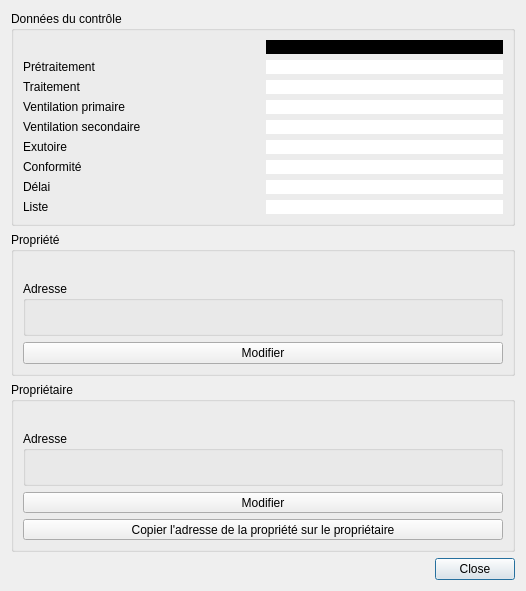
<?xml version="1.0" encoding="UTF-8"?>
<ui version="4.0">
 <class>CcpaSpancDossierViewDlg</class>
 <widget class="QDialog" name="CcpaSpancDossierViewDlg">
  <property name="geometry">
   <rect>
    <x>0</x>
    <y>0</y>
    <width>522</width>
    <height>586</height>
   </rect>
  </property>
  <property name="windowTitle">
   <string>Vue de dossier</string>
  </property>
  <layout class="QGridLayout" name="gridLayout">
   <item row="1" column="0">
    <widget class="QGroupBox" name="groupBox">
     <property name="title">
      <string>Données du contrôle</string>
     </property>
     <layout class="QGridLayout" name="gridLayout_2">
      <item row="6" column="0">
       <widget class="QLabel" name="label_6">
        <property name="text">
         <string>Conformité</string>
        </property>
       </widget>
      </item>
      <item row="5" column="1">
       <widget class="QLabel" name="label_exutoire">
        <property name="styleSheet">
         <string notr="true">background-color: rgb(255, 255, 255);</string>
        </property>
        <property name="frameShadow">
         <enum>QFrame::Sunken</enum>
        </property>
        <property name="text">
         <string/>
        </property>
       </widget>
      </item>
      <item row="7" column="0">
       <widget class="QLabel" name="label_7">
        <property name="text">
         <string>Délai</string>
        </property>
       </widget>
      </item>
      <item row="6" column="1">
       <widget class="QLabel" name="label_conformite">
        <property name="styleSheet">
         <string notr="true">background-color: rgb(255, 255, 255);</string>
        </property>
        <property name="frameShadow">
         <enum>QFrame::Sunken</enum>
        </property>
        <property name="text">
         <string/>
        </property>
       </widget>
      </item>
      <item row="7" column="1">
       <widget class="QLabel" name="label_delai">
        <property name="styleSheet">
         <string notr="true">background-color: rgb(255, 255, 255);</string>
        </property>
        <property name="frameShadow">
         <enum>QFrame::Sunken</enum>
        </property>
        <property name="text">
         <string/>
        </property>
       </widget>
      </item>
      <item row="4" column="1">
       <widget class="QLabel" name="label_ventil2">
        <property name="styleSheet">
         <string notr="true">background-color: rgb(255, 255, 255);</string>
        </property>
        <property name="frameShadow">
         <enum>QFrame::Sunken</enum>
        </property>
        <property name="text">
         <string/>
        </property>
       </widget>
      </item>
      <item row="2" column="0">
       <widget class="QLabel" name="label">
        <property name="text">
         <string>Traitement</string>
        </property>
       </widget>
      </item>
      <item row="1" column="1">
       <widget class="QLabel" name="label_pretraitement">
        <property name="autoFillBackground">
         <bool>false</bool>
        </property>
        <property name="styleSheet">
         <string notr="true">background-color: rgb(255, 255, 255);</string>
        </property>
        <property name="frameShadow">
         <enum>QFrame::Sunken</enum>
        </property>
        <property name="text">
         <string/>
        </property>
       </widget>
      </item>
      <item row="2" column="1">
       <widget class="QLabel" name="label_traitement">
        <property name="styleSheet">
         <string notr="true">background-color: rgb(255, 255, 255);</string>
        </property>
        <property name="frameShadow">
         <enum>QFrame::Sunken</enum>
        </property>
        <property name="text">
         <string/>
        </property>
       </widget>
      </item>
      <item row="3" column="0">
       <widget class="QLabel" name="label_3">
        <property name="text">
         <string>Ventilation primaire</string>
        </property>
       </widget>
      </item>
      <item row="3" column="1">
       <widget class="QLabel" name="label_ventil1">
        <property name="styleSheet">
         <string notr="true">background-color: rgb(255, 255, 255);</string>
        </property>
        <property name="frameShadow">
         <enum>QFrame::Sunken</enum>
        </property>
        <property name="text">
         <string/>
        </property>
       </widget>
      </item>
      <item row="4" column="0">
       <widget class="QLabel" name="label_4">
        <property name="text">
         <string>Ventilation secondaire</string>
        </property>
       </widget>
      </item>
      <item row="5" column="0">
       <widget class="QLabel" name="label_5">
        <property name="text">
         <string>Exutoire</string>
        </property>
       </widget>
      </item>
      <item row="8" column="1">
       <widget class="QLabel" name="label_liste">
        <property name="styleSheet">
         <string notr="true">background-color: rgb(255, 255, 255);</string>
        </property>
        <property name="frameShadow">
         <enum>QFrame::Sunken</enum>
        </property>
        <property name="text">
         <string/>
        </property>
       </widget>
      </item>
      <item row="1" column="0">
       <widget class="QLabel" name="label_2">
        <property name="text">
         <string>Prétraitement</string>
        </property>
       </widget>
      </item>
      <item row="8" column="0">
       <widget class="QLabel" name="label_8">
        <property name="text">
         <string>Liste</string>
        </property>
       </widget>
      </item>
      <item row="0" column="1">
       <widget class="QLabel" name="label_no">
        <property name="autoFillBackground">
         <bool>false</bool>
        </property>
        <property name="styleSheet">
         <string notr="true">color:rgb(0, 255, 127);
background-color: rgb(0, 0, 0);
font: 75 12pt &quot;Fixedsys&quot;;</string>
        </property>
        <property name="frameShadow">
         <enum>QFrame::Sunken</enum>
        </property>
        <property name="text">
         <string/>
        </property>
        <property name="alignment">
         <set>Qt::AlignCenter</set>
        </property>
        <property name="wordWrap">
         <bool>true</bool>
        </property>
        <property name="textInteractionFlags">
         <set>Qt::NoTextInteraction</set>
        </property>
       </widget>
      </item>
     </layout>
    </widget>
   </item>
   <item row="9" column="0">
    <widget class="QDialogButtonBox" name="buttonBox">
     <property name="orientation">
      <enum>Qt::Horizontal</enum>
     </property>
     <property name="standardButtons">
      <set>QDialogButtonBox::Close</set>
     </property>
    </widget>
   </item>
   <item row="2" column="0">
    <widget class="QGroupBox" name="groupBox_4">
     <property name="title">
      <string>Propriété</string>
     </property>
     <layout class="QVBoxLayout" name="verticalLayout_2">
      <item>
       <widget class="QLabel" name="label_propriete">
        <property name="text">
         <string/>
        </property>
       </widget>
      </item>
      <item>
       <widget class="QGroupBox" name="groupBox_2">
        <property name="minimumSize">
         <size>
          <width>480</width>
          <height>0</height>
         </size>
        </property>
        <property name="title">
         <string>Adresse</string>
        </property>
        <layout class="QGridLayout" name="gridLayout_3">
         <item row="1" column="0">
          <widget class="QLabel" name="label_adresse">
           <property name="text">
            <string/>
           </property>
          </widget>
         </item>
        </layout>
       </widget>
      </item>
      <item>
       <widget class="QPushButton" name="modifPropriete">
        <property name="text">
         <string>Modifier</string>
        </property>
       </widget>
      </item>
     </layout>
    </widget>
   </item>
   <item row="4" column="0">
    <widget class="QGroupBox" name="groupBox_3">
     <property name="title">
      <string>Propriétaire</string>
     </property>
     <layout class="QVBoxLayout" name="verticalLayout">
      <item>
       <widget class="QLabel" name="label_proprietaire">
        <property name="text">
         <string/>
        </property>
       </widget>
      </item>
      <item>
       <widget class="QGroupBox" name="groupBox_5">
        <property name="title">
         <string>Adresse</string>
        </property>
        <layout class="QVBoxLayout" name="verticalLayout_3">
         <item>
          <widget class="QLabel" name="label_adresseP">
           <property name="sizePolicy">
            <sizepolicy hsizetype="Expanding" vsizetype="Expanding">
             <horstretch>0</horstretch>
             <verstretch>0</verstretch>
            </sizepolicy>
           </property>
           <property name="frameShadow">
            <enum>QFrame::Sunken</enum>
           </property>
           <property name="text">
            <string/>
           </property>
          </widget>
         </item>
        </layout>
       </widget>
      </item>
      <item>
       <widget class="QToolButton" name="modifProprietaire">
        <property name="sizePolicy">
         <sizepolicy hsizetype="Expanding" vsizetype="Fixed">
          <horstretch>0</horstretch>
          <verstretch>0</verstretch>
         </sizepolicy>
        </property>
        <property name="text">
         <string>Modifier</string>
        </property>
       </widget>
      </item>
      <item>
       <widget class="QToolButton" name="copieAdresseProprieteProprietaire">
        <property name="sizePolicy">
         <sizepolicy hsizetype="Expanding" vsizetype="Fixed">
          <horstretch>0</horstretch>
          <verstretch>0</verstretch>
         </sizepolicy>
        </property>
        <property name="text">
         <string>Copier l'adresse de la propriété sur le propriétaire</string>
        </property>
       </widget>
      </item>
     </layout>
    </widget>
   </item>
  </layout>
 </widget>
 <resources/>
 <connections>
  <connection>
   <sender>buttonBox</sender>
   <signal>accepted()</signal>
   <receiver>CcpaSpancDossierViewDlg</receiver>
   <slot>accept()</slot>
   <hints>
    <hint type="sourcelabel">
     <x>248</x>
     <y>254</y>
    </hint>
    <hint type="destinationlabel">
     <x>157</x>
     <y>274</y>
    </hint>
   </hints>
  </connection>
  <connection>
   <sender>buttonBox</sender>
   <signal>rejected()</signal>
   <receiver>CcpaSpancDossierViewDlg</receiver>
   <slot>reject()</slot>
   <hints>
    <hint type="sourcelabel">
     <x>316</x>
     <y>260</y>
    </hint>
    <hint type="destinationlabel">
     <x>286</x>
     <y>274</y>
    </hint>
   </hints>
  </connection>
 </connections>
</ui>
